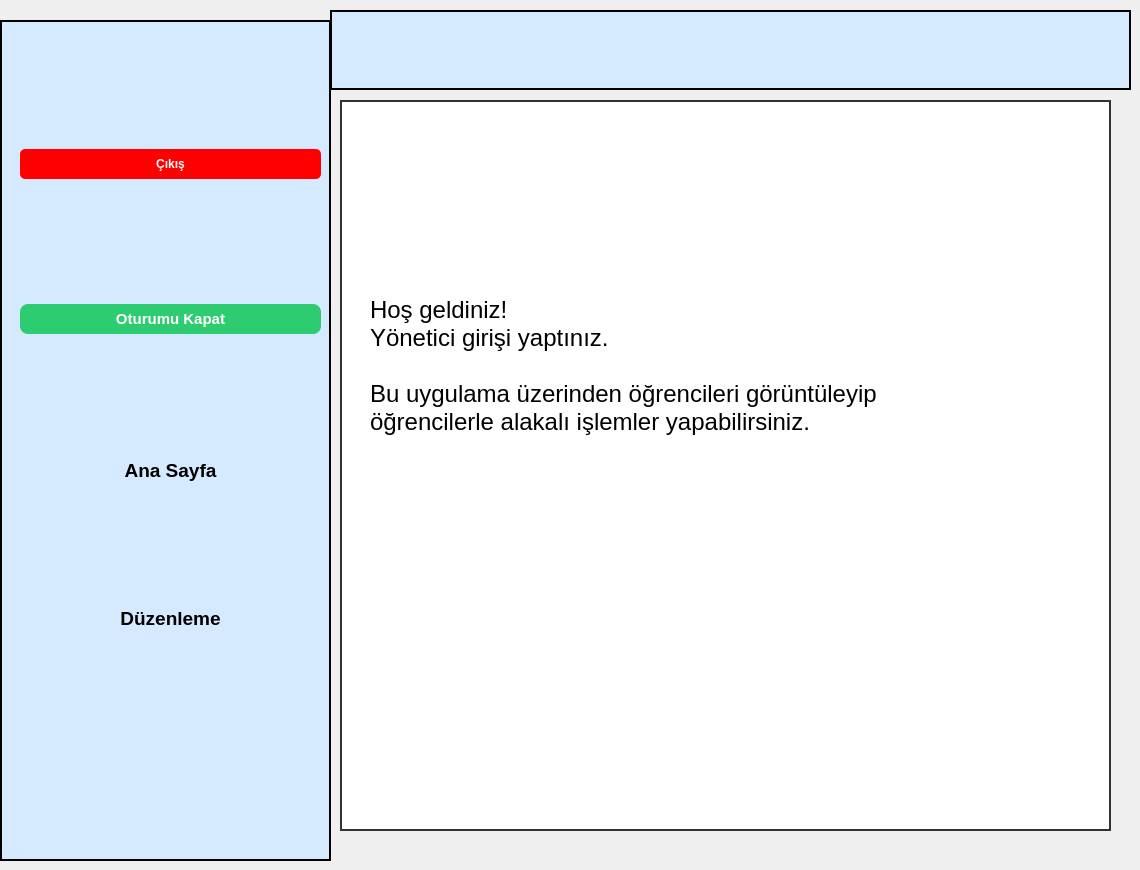
   <widget class="QWidget" name="sfogretmen">
    <widget class="QFrame" name="frame_9">
     <property name="geometry">
      <rect>
       <x>0</x>
       <y>20</y>
       <width>331</width>
       <height>841</height>
      </rect>
     </property>
     <property name="styleSheet">
      <string notr="true">#frame_9{
background-color: #d6eaff;
    border: 2px solid black;

}</string>
     </property>
     <property name="frameShape">
      <enum>QFrame::StyledPanel</enum>
     </property>
     <property name="frameShadow">
      <enum>QFrame::Raised</enum>
     </property>
     <widget class="QWidget" name="verticalLayoutWidget_7">
      <property name="geometry">
       <rect>
        <x>20</x>
        <y>10</y>
        <width>301</width>
        <height>721</height>
       </rect>
      </property>
      <layout class="QVBoxLayout" name="verticalLayout_7">
       <item>
        <widget class="QPushButton" name="btnkapa5">
         <property name="font">
          <font>
           <weight>75</weight>
           <bold>true</bold>
          </font>
         </property>
         <property name="styleSheet">
          <string notr="true">#btnkapa5 {
    background-color: red;
    color: white;
    font-weight: bold;
    border: none;
    border-radius: 5px;
    padding: 8px 16px;
}

#btnkapa5:hover {
    background-color: darkred;
}

#btnkapa5:pressed {
    background-color: #990000;
}</string>
         </property>
         <property name="text">
          <string>Çıkış</string>
         </property>
        </widget>
       </item>
       <item>
        <widget class="QPushButton" name="btncikis5">
         <property name="styleSheet">
          <string notr="true">#btncikis5 {
    background-color: #2ecc71;   
    color: white;
    border: none;
    border-radius: 8px;
    padding: 6px 12px;
    font-weight: bold;
    font-size: 11pt;
}
#btncikis5:hover {
    background-color: #27ae60;  
}
#btncikis5:pressed{
background-color: #1e8449;
}
</string>
         </property>
         <property name="text">
          <string>Oturumu Kapat</string>
         </property>
        </widget>
       </item>
       <item>
        <widget class="QPushButton" name="btnana5">
         <property name="font">
          <font>
           <pointsize>14</pointsize>
           <weight>75</weight>
           <bold>true</bold>
          </font>
         </property>
         <property name="toolTip">
          <string>Ana sayfayı görmek için tıklayınız.</string>
         </property>
         <property name="styleSheet">
          <string notr="true">#btnana5 {
    background-color: #d6eaff;
    border: none;
    color: black;
}

#btnana5:hover {
    background-color: #c0ddff; 
}</string>
         </property>
         <property name="text">
          <string>Ana Sayfa</string>
         </property>
        </widget>
       </item>
       <item>
        <widget class="QPushButton" name="btnduzen">
         <property name="font">
          <font>
           <pointsize>14</pointsize>
           <weight>75</weight>
           <bold>true</bold>
          </font>
         </property>
         <property name="toolTip">
          <string>Öğrenci bilgilerini görmek için tıklayınız.</string>
         </property>
         <property name="styleSheet">
          <string notr="true">#btnduzen {
    background-color: #d6eaff;
    border: none;
    color: black;
}

#btnduzen:hover {
    background-color: #c0ddff; 
}</string>
         </property>
         <property name="text">
          <string>Düzenleme</string>
         </property>
        </widget>
       </item>
      </layout>
     </widget>
    </widget>
    <widget class="QFrame" name="frame_10">
     <property name="geometry">
      <rect>
       <x>330</x>
       <y>10</y>
       <width>801</width>
       <height>80</height>
      </rect>
     </property>
     <property name="styleSheet">
      <string notr="true">#frame_10{
background-color: #d6eaff;
    border: 2px solid black;

}</string>
     </property>
     <property name="frameShape">
      <enum>QFrame::StyledPanel</enum>
     </property>
     <property name="frameShadow">
      <enum>QFrame::Raised</enum>
     </property>
     <widget class="QLabel" name="lbbilgi5">
      <property name="geometry">
       <rect>
        <x>150</x>
        <y>30</y>
        <width>511</width>
        <height>31</height>
       </rect>
      </property>
      <property name="font">
       <font>
        <pointsize>10</pointsize>
       </font>
      </property>
      <property name="text">
       <string/>
      </property>
      <property name="alignment">
       <set>Qt::AlignCenter</set>
      </property>
     </widget>
    </widget>
    <widget class="QGroupBox" name="gbsinif_2">
     <property name="geometry">
      <rect>
       <x>340</x>
       <y>100</y>
       <width>771</width>
       <height>731</height>
      </rect>
     </property>
     <property name="styleSheet">
      <string notr="true">#gbsinif_2{
  background-color: white;
    border: 2px solid #333;
    padding: 20px;
}</string>
     </property>
     <property name="title">
      <string/>
     </property>
     <widget class="QLabel" name="lbsinif_2">
      <property name="geometry">
       <rect>
        <x>40</x>
        <y>150</y>
        <width>501</width>
        <height>41</height>
       </rect>
      </property>
      <property name="font">
       <font>
        <pointsize>12</pointsize>
       </font>
      </property>
      <property name="text">
       <string/>
      </property>
     </widget>
     <widget class="QLabel" name="label_13">
      <property name="geometry">
       <rect>
        <x>30</x>
        <y>120</y>
        <width>701</width>
        <height>291</height>
       </rect>
      </property>
      <property name="font">
       <font>
        <pointsize>18</pointsize>
       </font>
      </property>
      <property name="text">
       <string>Hoş geldiniz!
Yönetici girişi yaptınız.

Bu uygulama üzerinden öğrencileri görüntüleyip
öğrencilerle alakalı işlemler yapabilirsiniz.</string>
      </property>
     </widget>
    </widget>
   </widget>
